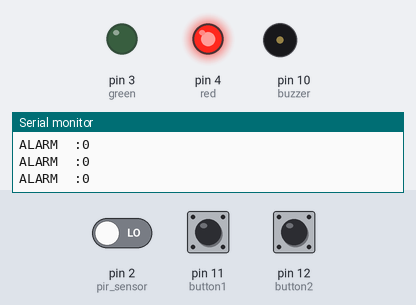
This sketch was run on a simulated Arduino Uno, built with avr-gcc and run on an emulated ATmega328P. Shown: output pins drawn as LEDs (lit = HIGH), buzzer (waves = sounding, pin HIGH), the last lines printed to the serial monitor. The test bench sets the inputs (shaded band); at power-on: pin 11 (button1) LOW, pin 2 (pir_sensor) LOW, pin 12 (button2) LOW.

Above: at 1.2 s.
1.3 s: pin 11 (button1) pulled HIGH for 0.15 s
At 4.35 s:
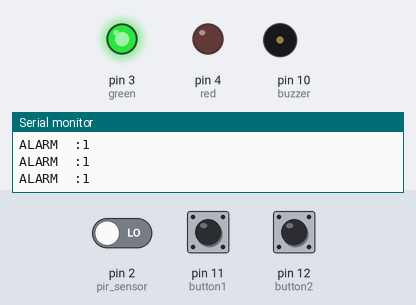
4.4 s: pin 2 (pir_sensor) driven HIGH
At 4.53 s:
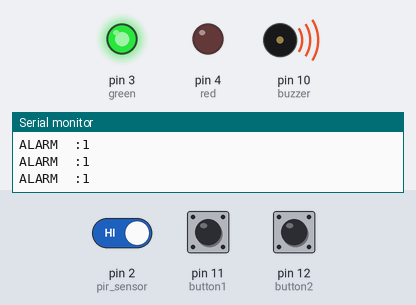
7.4 s: pin 12 (button2) pulled HIGH for 0.15 s
At 7.9 s:
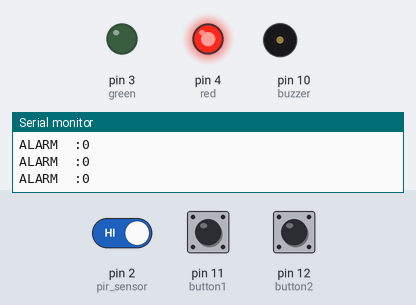
10.5 s: pin 11 (button1) pulled HIGH for 1 s
At 13.63 s:
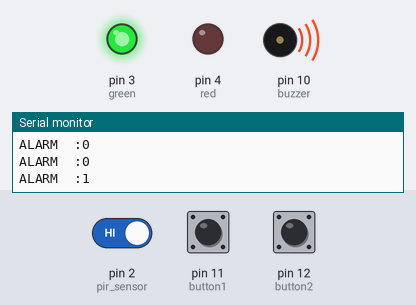
14.5 s: pin 12 (button2) pulled HIGH for 1 s
At 15.8 s:
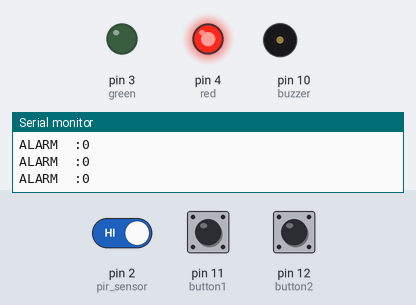
Timing chart, 0 to 17.5 s (numbered marks = the images above; inputs shaded):
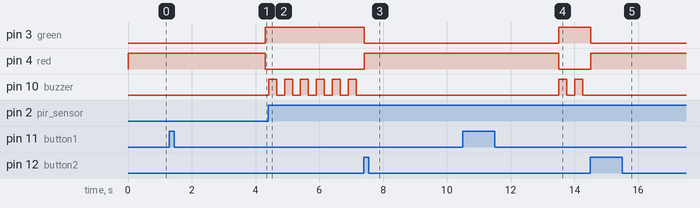

The sketch:

arduino_thief_alarm.ino
```cpp
// Written by Emin Ayyıldız

const int green = 3;
const int red = 4;
const int pir_sensor = 2;
const int buzzer = 10;
const int button1 =11;
const int button2 =12;

bool alarm = false;


void setup()
{

  pinMode(green, OUTPUT);
  pinMode(red, OUTPUT);
  pinMode(pir_sensor, INPUT);
  pinMode(buzzer, OUTPUT);
  pinMode(button1, INPUT);
  pinMode(button2, INPUT);
  Serial.begin(9600);

}

void loop()
{

if(digitalRead(button1)==HIGH)
{
  alarm = true;
  delay(3000);

}

if(digitalRead(button2)==HIGH)
{
  alarm = false;


}
Serial.print("ALARM  :");
Serial.println(alarm);


if(alarm == true)
{
  digitalWrite(green, HIGH);
  digitalWrite(red, LOW);
  if(digitalRead(pir_sensor)==HIGH)
  {
    while(digitalRead(button2) == LOW){
      digitalWrite(buzzer,HIGH);
      delay(250);
      digitalWrite(buzzer,LOW);
      delay(250);}
  }


}
if(alarm == false)
{
  digitalWrite(red,HIGH);
  digitalWrite(green,LOW);
}

}
```

Measured:
- after the input at 1.3 s, pin 3 (green): LOW → HIGH after 3.0 s; pin 4 (red): HIGH → LOW after 3.0 s
- after the input at 4.4 s, pin 10 (buzzer): alternates HIGH for 0.25 s and LOW for 0.25 s, starting at once
- after the input at 7.4 s, pin 3 (green): HIGH → LOW at once; pin 4 (red): LOW → HIGH at once; pin 10 (buzzer): stops changing and stays LOW
- after the input at 10.5 s, pin 3 (green): LOW → HIGH after 3.0 s; pin 4 (red): HIGH → LOW after 3.0 s; pin 10 (buzzer): alternates HIGH for 0.25 s and LOW for 0.25 s, starting after 3.0 s
- after the input at 14.5 s, pin 3 (green): HIGH → LOW at once; pin 4 (red): LOW → HIGH at once; pin 10 (buzzer): stops changing and stays LOW
